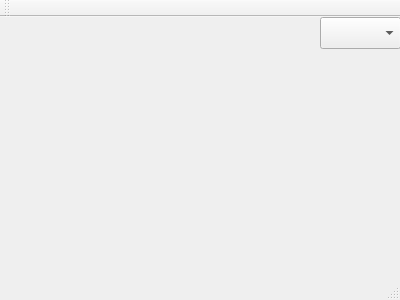
<?xml version="1.0" encoding="UTF-8"?>
<ui version="4.0">
 <class>MainWindow</class>
 <widget class="QMainWindow" name="MainWindow">
  <property name="geometry">
   <rect>
    <x>0</x>
    <y>0</y>
    <width>400</width>
    <height>300</height>
   </rect>
  </property>
  <property name="windowTitle">
   <string>MainWindow</string>
  </property>
  <widget class="QWidget" name="centralWidget">
   <widget class="QComboBox" name="comboBox">
    <property name="geometry">
     <rect>
      <x>320</x>
      <y>0</y>
      <width>81</width>
      <height>32</height>
     </rect>
    </property>
   </widget>
  </widget>
  <widget class="QMenuBar" name="menuBar">
   <property name="geometry">
    <rect>
     <x>0</x>
     <y>0</y>
     <width>400</width>
     <height>30</height>
    </rect>
   </property>
  </widget>
  <widget class="QToolBar" name="mainToolBar">
   <attribute name="toolBarArea">
    <enum>TopToolBarArea</enum>
   </attribute>
   <attribute name="toolBarBreak">
    <bool>false</bool>
   </attribute>
  </widget>
  <widget class="QStatusBar" name="statusBar"/>
 </widget>
 <layoutdefault spacing="6" margin="11"/>
 <resources/>
 <connections/>
</ui>
